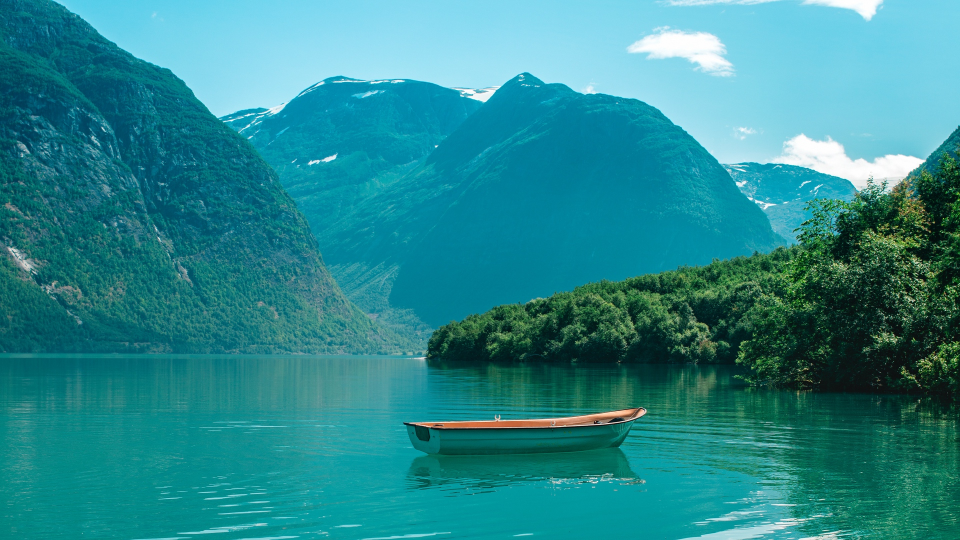
#> input picture Lectures/FastCampus/OpenCV/data/images/boat_mountains_lake_135258_1920x1080.jpg, 1920 x 1080 px, given in place of rose.bmp, which was not available (shown at 1/2 size)
$ jupyter execute '04. 필터링.ipynb'   (older library calls are emulated)   (text cells are left out)
#> lines starting #> are read from the running program, lines starting #| are printed output that depends on the picture; pictures that were not available may be replaced by others from this repository, and a replacement may not be noted
[cell 1]
import sys, cv2
import numpy as np

src = cv2.imread('./data/images/rose.bmp', cv2.IMREAD_GRAYSCALE)
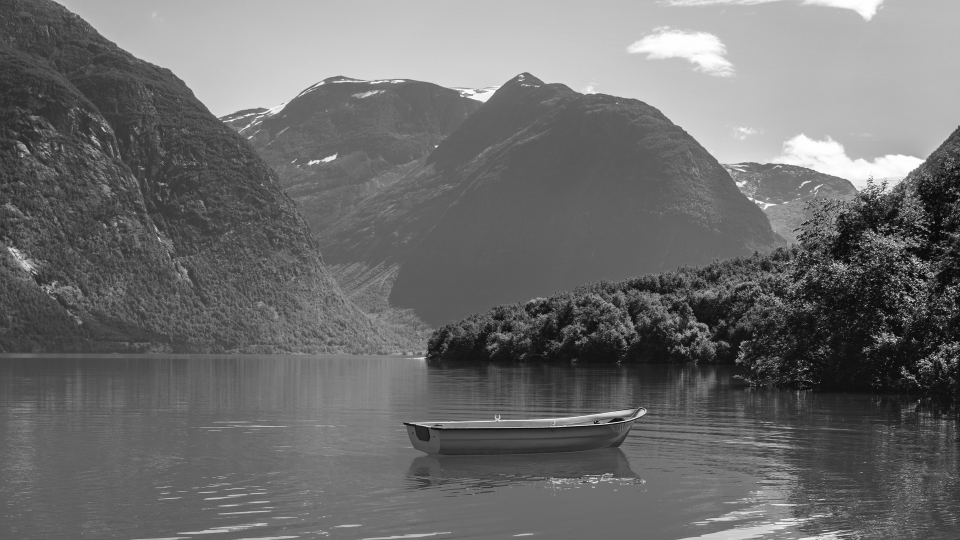
#> src: shape (1080, 1920) (shown at 1/2 size); min 0, max 255, mean 108.7

if src is None:
    print('Image load failed!')
    sys.exit()

# kernel = np.array([
#     [1/9, 1/9, 1/9],
#     [1/9, 1/9, 1/9],
#     [1/9, 1/9, 1/9]], dtype=np.float64)
kernel = np.ones((3, 3), dtype=np.float64) / 9

dst = cv2.filter2D(src, -1, kernel)

cv2.imshow('src', src)
cv2.imshow('dst', dst)

cv2.waitKey()
cv2.destroyAllWindows()

[cell 2]
import sys, cv2
import numpy as np

src = cv2.imread('./data/images/rose.bmp', cv2.IMREAD_GRAYSCALE)

if src is None:
    print('Image load failed!')
    sys.exit()

cv2.imshow('src', src)

for ksize in (3, 5, 7):
    dst = cv2.blur(src, ksize=(ksize, ksize))

    desc = f'Mean: {ksize}x{ksize}'
    cv2.putText(dst, desc, (10, 30), cv2.FONT_HERSHEY_SIMPLEX, 1.0, 255, 1, cv2.LINE_AA)

    cv2.imshow('dst', dst)
    cv2.waitKey()
#> dst: shape (1080, 1920); min 11, max 255, mean 108.8

cv2.destroyAllWindows()

[cell 3]
import cv2

src = cv2.imread('./data/images/rose.bmp', cv2.IMREAD_GRAYSCALE)

cv2.imshow('src', src)

for sigma in range(1, 6):
    dst1 = cv2.GaussianBlur(src, (0, 0), sigma)
    dst2 = cv2.blur(src, (7, 7))

    desc = f'sigma = {sigma}'
    cv2.putText(dst1, desc, (10, 30), cv2.FONT_HERSHEY_SIMPLEX, 1.0, 255, 1, cv2.LINE_AA)

    cv2.imshow('Gaussian Filter', dst1)
    cv2.imshow('Mean Filter', dst2)
    cv2.waitKey()
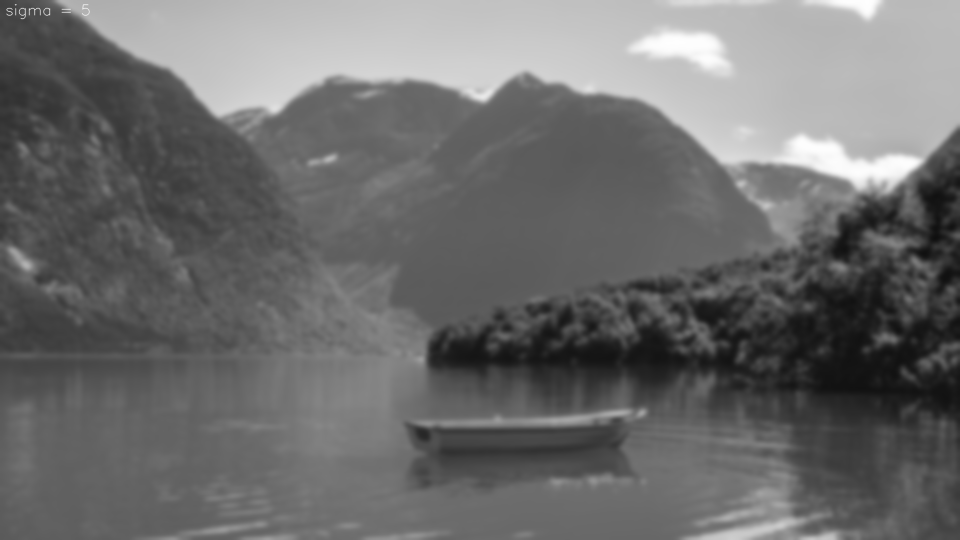
#> dst1: shape (1080, 1920) (shown at 1/2 size); min 15, max 255, mean 108.8

cv2.destroyAllWindows()

[cell 4]
import sys, cv2
import numpy as np

src = cv2.imread('./data/images/rose.bmp', cv2.IMREAD_GRAYSCALE)

if src is None:
    print('Image load failed!')
    sys.exit()

blr = cv2.GaussianBlur(src, (0, 0), 2.0)
# dst = cv2.addWeighted(src, 2, blr, -1, 0)
dst = np.clip(2.0 * src - blr, 0, 255).astype(np.uint8)

cv2.imshow('src', src)
cv2.imshow('blr', blr)
cv2.imshow('dst', dst)

cv2.waitKey()
cv2.destroyAllWindows()

[cell 5]
import sys, cv2
import numpy as np

src = cv2.imread('./data/images/rose.bmp')
#> src is the input picture: shape (1080, 1920, 3); mean B, G, R 142.4, 136.6, 41.6

if src is None:
    print('Image load failed!')
    sys.exit()

src_ycrcb = cv2.cvtColor(src, cv2.COLOR_BGR2YCrCb)
#> src_ycrcb: shape (1080, 1920, 3); mean of channels 0, 1, 2 108.8, 80, 146.9

src_f = src_ycrcb[:, :, 0].astype(np.float32)
blr = cv2.GaussianBlur(src_f, (0, 0), 2.0)
src_ycrcb[:, :, 0] = np.clip(2. * src_f - blr, 0, 255).astype(np.uint8)
#> src_ycrcb: shape (1080, 1920, 3); mean of channels 0, 1, 2 108.3, 80, 146.9

dst = cv2.cvtColor(src_ycrcb, cv2.COLOR_YCrCb2BGR)
#> dst: shape (1080, 1920, 3)

cv2.imshow('src', src)
cv2.imshow('dst', dst)

cv2.waitKey()
cv2.destroyAllWindows()

[cell 6]
import sys, cv2

src = cv2.imread('./data/images/noise.bmp', cv2.IMREAD_GRAYSCALE)
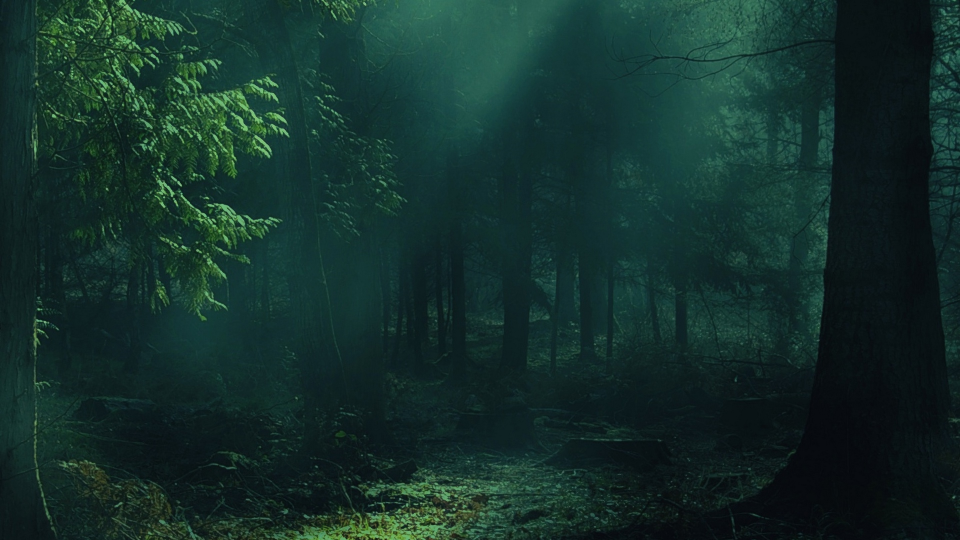
#> input picture Lectures/FastCampus/OpenCV/data/images/forest_fog_trees_128751_1920x1080.jpg, 1920 x 1080 px, given in place of noise.bmp, which was not available (shown at 1/2 size)
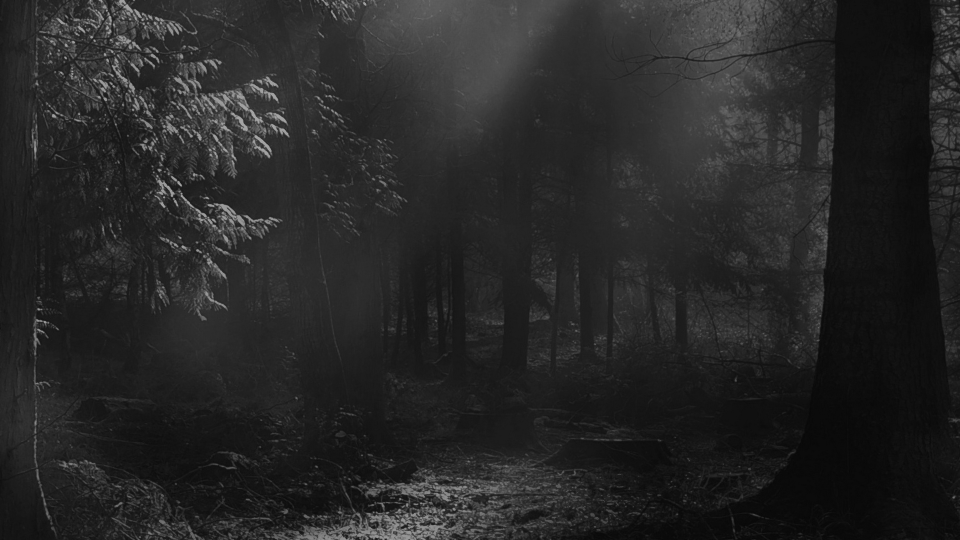
#> src: shape (1080, 1920) (shown at 1/2 size); min 5, max 178, mean 38.6

if src is None:
    print('Image load failed!')
    sys.exit()

dst = cv2.medianBlur(src, 3)
#> dst: shape (1080, 1920)

cv2.imshow('src', src)
cv2.imshow('dst', dst)

cv2.waitKey()
cv2.destroyAllWindows()

[cell 7]
import sys, cv2
import numpy as np

src = cv2.imread('./data/images/lenna.bmp')
#> src is the input picture: shape (1080, 1920, 3); mean B, G, R 42.6, 47.4, 19.8

if src is None:
    print('Image load failed!')
    sys.exit()

dst = cv2.bilateralFilter(src, -1, 10, 5)
#> dst: shape (1080, 1920, 3)

cv2.imshow('src', src)
cv2.imshow('dst', dst)

cv2.waitKey()
cv2.destroyAllWindows()

[cell 8]
import sys
import cv2


def cartoon_filter(img):
    # 단순화를 효과적으로 하기 위해 입력 연산을 작게 만들어 처리 후, 최종 결과 부분에서 확대.
    h, w = img.shape[:2]
    img2 = cv2.resize(img, (w//2, h//2))

    blr = cv2.bilateralFilter(img2, -1, 20, 7)
    edge = 255 - cv2.Canny(img2, 80, 120)
    edge = cv2.cvtColor(edge, cv2.COLOR_GRAY2BGR)

    dst = cv2.bitwise_and(blr, edge)
    dst = cv2.resize(dst, (w, h), interpolation=cv2.INTER_NEAREST)

    return dst


def pencil_sketch(img):
    gray = cv2.cvtColor(img, cv2.COLOR_BGR2GRAY)
    blr = cv2.GaussianBlur(gray, (0, 0), 3)
    dst = cv2.divide(gray, blr, scale=255)
    dst = cv2.cvtColor(dst, cv2.COLOR_GRAY2BGR)

    return dst


cap = cv2.VideoCapture(0)

if not cap.isOpened():
    print('Video open failed!')
    sys.exit()

cam_mode = 0

while True:
    ret, frame = cap.read()

    if not ret:
        break

    if cam_mode == 1:
        frame = cartoon_filter(frame)
    elif cam_mode == 2:
        frame = pencil_sketch(frame)

    cv2.imshow('frame', frame)
    key = cv2.waitKey(1)
#> (key Esc is pressed here)
